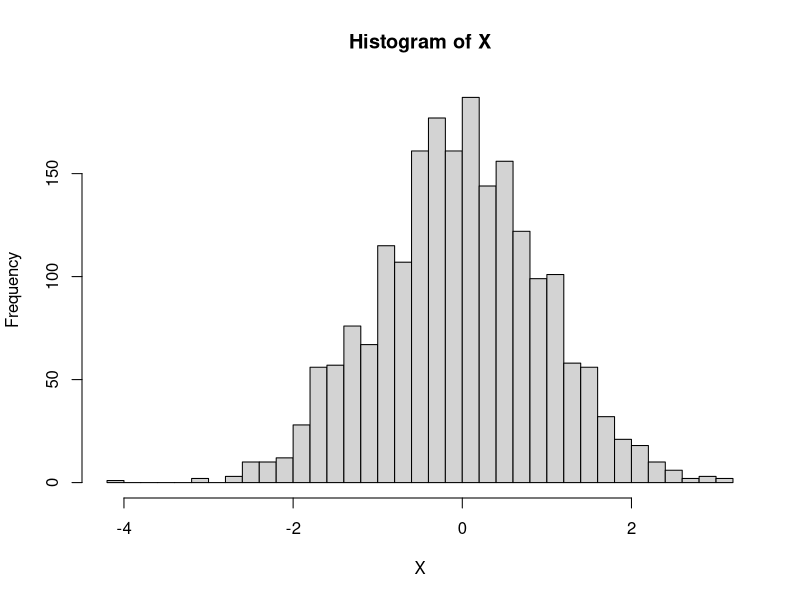

Write the R code that produced this figure.
rm(list=ls());

set.seed(197);

n <- 20000;
U1 <- runif(n);
U1 <- -5*U1 + 5*(1-U1);

F1 <- exp(-U1*U1/2)/sqrt(2*pi);

U2 <- runif(n);

X <- U1[U2 < F1];

print(data.frame(U1, F1, U2));
print(data.frame( mu=mean(X), sigma=sd(X), sigma2=var(X) ));
hist(X, breaks=50);